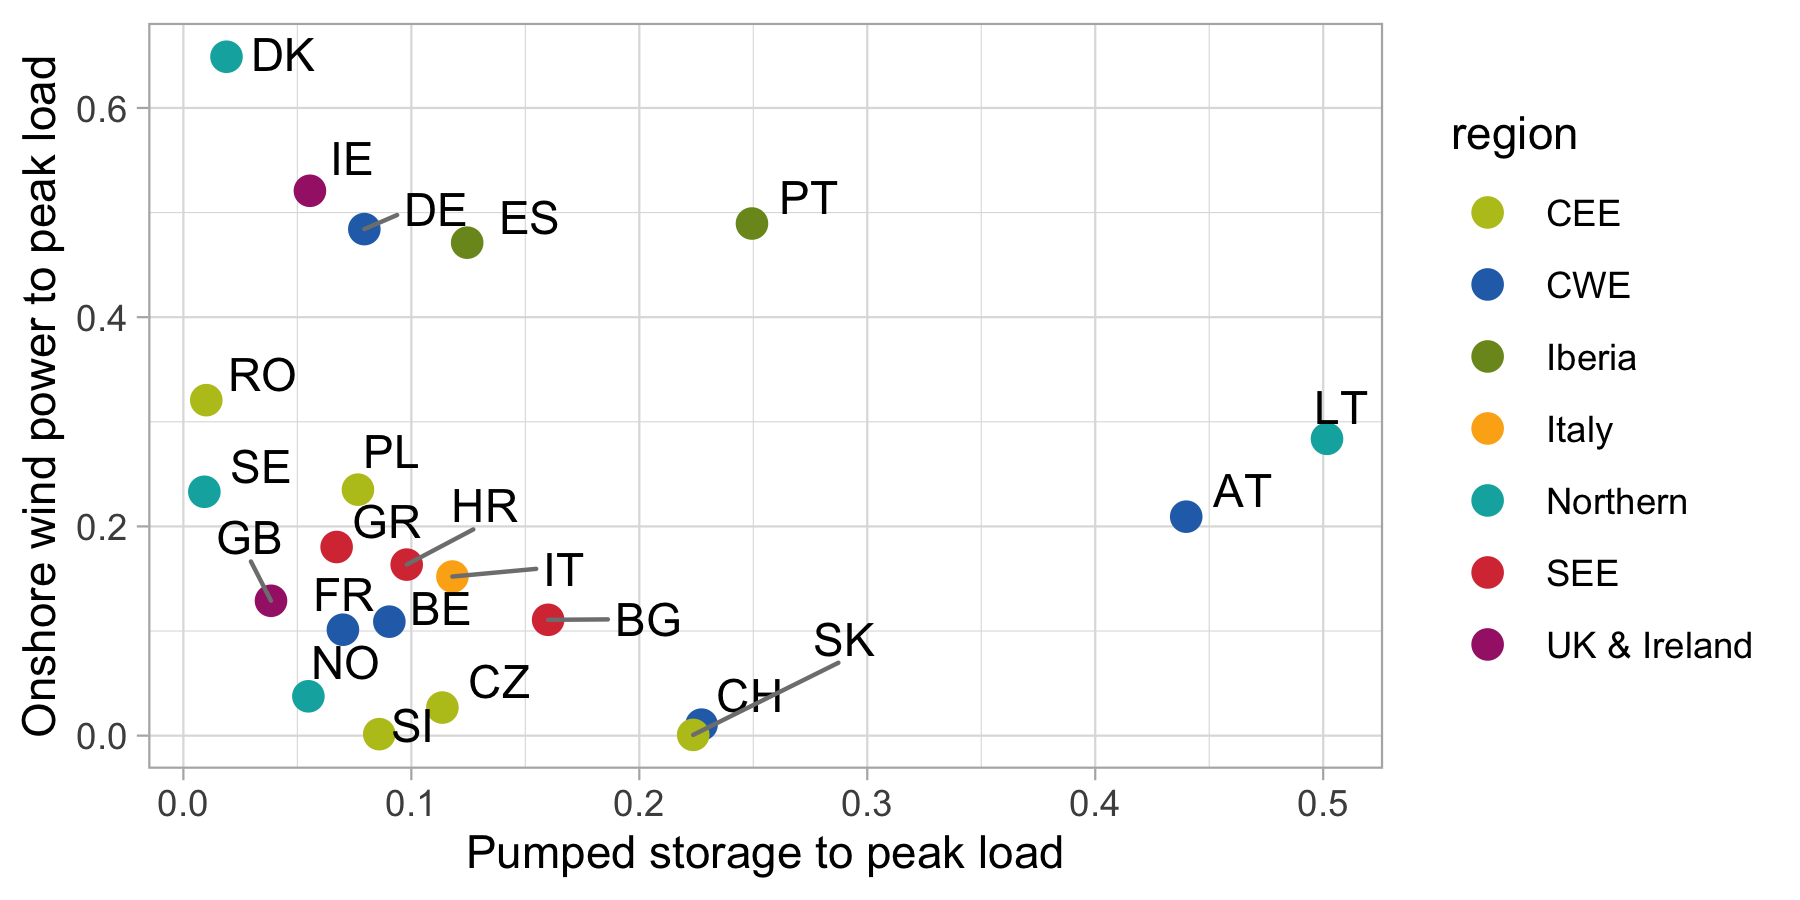

The script that saved this image:
# This code has been used to generate the figures in the following report:
# De Felice, M., Busch, S., Kanellopoulos, K., Kavvadias, K. and Hidalgo Gonzalez, I.,
# Power system flexibility in a variable climate,
# ISBN 978-92-76-18183-5 (online), doi:10.2760/75312 (online)
# This code is released under Creative Commons Attribution 4.0 International (CC BY 4.0) licence
# (https://creativecommons.org/licenses/by/4.0/).

library(tidyverse)

merged <- read_csv("data_figure34.csv")

region_cmap <- c(
  Europe = "black", CWE = "#286FB7", CEE = "#B9C21F", British_Isles = "#A52576",
  `British Isles` = "#A52576", `UK & Ireland` = "#A52576", Northern = "#00AFAD",
  Iberia = "#7B9522", SEE = "#D93A43", Italy = "#FCAF17"
)

g <- ggplot(merged, aes(x = HPHS, y = WTON)) +
  geom_point(aes(color = region), size = 3) +
  scale_color_manual(values = region_cmap) +
  ggrepel::geom_text_repel(aes(label = n),
    segment.colour = "grey50",
    nudge_x = 0.025,
    nudge_y = 0.025
  ) +
  theme_light() +
  labs(
    x = "Pumped storage to peak load",
    y = "Onshore wind power to peak load"
  )
ggsave("figure34.png", width = 6, height = 3)
